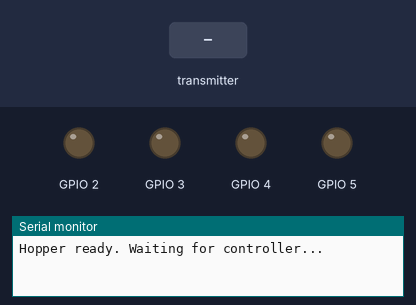
A sketch run on a simulated ESP32. Shown: output pins drawn as LEDs (lit = HIGH), the last lines printed to the serial monitor. The inputs (shaded band) are chosen by the test bench.

Above: at 1.2 s.
1.3 s: the transmitter starts sending joy_y = 0
At 2.3 s:
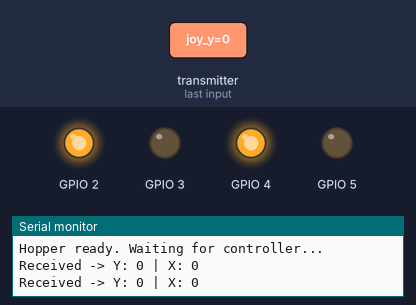
2.8 s: the transmitter starts sending joy_y = 1024
At 3.5 s:
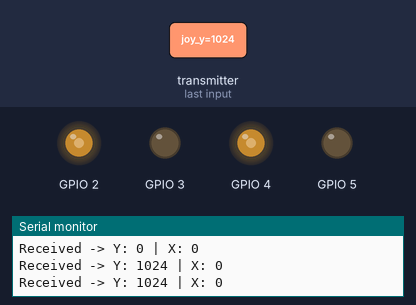
4.3 s: the transmitter starts sending joy_y = 2048
At 4.6 s:
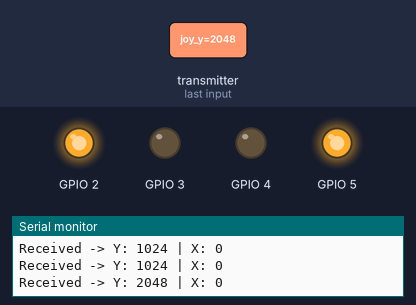
5.8 s: the transmitter starts sending joy_x = 1024
At 7.0 s:
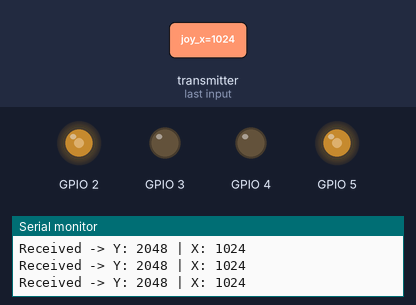
7.3 s: the transmitter starts sending joy_x = 4095
At 8.1 s:
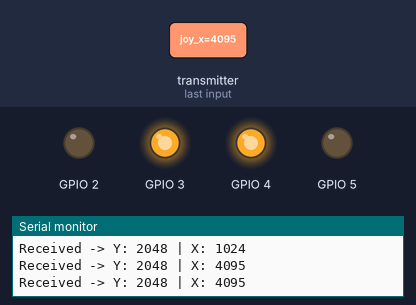
8.8 s: the transmitter starts sending joy_x = 0
At 9.3 s:
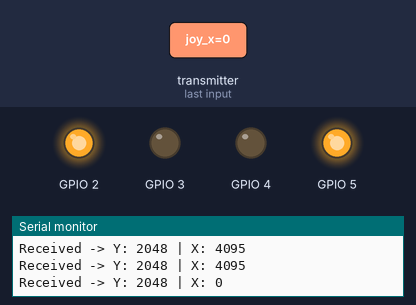
Timing chart, 0 to 11.3 s (numbered marks = the images above; inputs shaded):
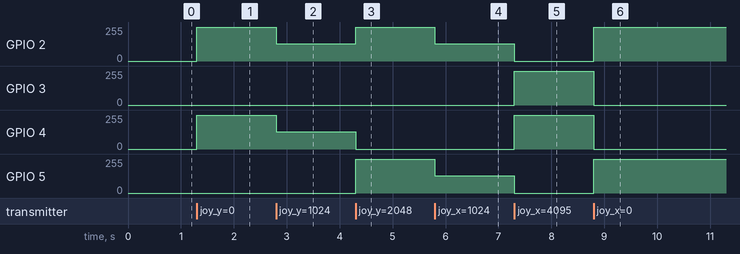

Measured:
- after the input at 1.3 s, GPIO 2, GPIO 4: 0/255 → 255/255 at once
- after the input at 2.8 s, GPIO 2, GPIO 4: 255/255 → 128/255 at once
- after the input at 4.3 s, GPIO 2: 128/255 → 255/255 at once; GPIO 4: 128/255 → 0/255 at once; GPIO 5: 0/255 → 255/255 at once
- after the input at 5.8 s, GPIO 2, GPIO 5: 255/255 → 128/255 at once
- after the input at 7.3 s, GPIO 2, GPIO 5: 128/255 → 0/255 at once; GPIO 3, GPIO 4: 0/255 → 253/255 at once
- after the input at 8.8 s, GPIO 2, GPIO 5: 0/255 → 255/255 at once; GPIO 3, GPIO 4: 253/255 → 0/255 at once

The sketch:

hopper.ino
```cpp
#include <esp_now.h>
#include <WiFi.h>

// ---- DRV8833 pins ----
// Wiring per @popo: GPIO2->AN2, GPIO3->AN1, GPIO4->BN1, GPIO5->BN2
#define AN2 2
#define AN1 3
#define BN1 4
#define BN2 5

// ---- PWM setup (ESP32 Arduino core 3.x LEDC API) ----
const int PWM_FREQ = 30000;  // 30kHz - above the range you can hear as whine
const int PWM_RES = 8;       // 8-bit duty cycle -> 0-255

const int CH_AN1 = 0;
const int CH_AN2 = 1;
const int CH_BN1 = 2;
const int CH_BN2 = 3;

// ---- Data received from the controller ----
// Just the joystick for now - nothing else.
typedef struct struct_message {
  int joy_y;
  int joy_x;
} struct_message;

struct_message myData;

// Drives one side of the DRV8833.
// speed: -255 (full reverse) .. 255 (full forward), 0 = coast
void driveMotor(int in1Pin, int in2Pin, int speed) {
  speed = constrain(speed, -255, 255);
  if (speed > 0) {
    ledcWrite(in1Pin, speed);
    ledcWrite(in2Pin, 0);
  } else if (speed < 0) {
    ledcWrite(in1Pin, 0);
    ledcWrite(in2Pin, -speed);
  } else {
    ledcWrite(in1Pin, 0);
    ledcWrite(in2Pin, 0);
  }
}

// Moves both motors together: forward (positive) or backward (negative).
// Motor B is wired/mounted reversed relative to A, so its command is
// inverted here to keep both wheels spinning the same physical direction.
void moveForwardBackward(int speed) {
  driveMotor(AN1, AN2, speed);
  driveMotor(BN1, BN2, -speed);
}

// Spins the two motors in opposite directions to rotate in place:
// right (positive) or left (negative).
void rotateLeftRight(int speed) {
  driveMotor(AN1, AN2, speed);
  driveMotor(BN1, BN2, speed);
}

// Joystick center + deadzone. The XIAO's ADC is 12-bit: 0-4095, center ~2048.
const int JOY_CENTER = 2048;
const int JOY_DEADZONE = 150;        // ignore small noise/drift around center
const int JOY_MAX_DEVIATION = 2048;  // roughly how far the stick can deviate

void OnDataRecv(const esp_now_recv_info *info, const uint8_t *incomingData, int len) {
  memcpy(&myData, incomingData, sizeof(myData));

  Serial.print("Received -> Y: "); Serial.print(myData.joy_y);
  Serial.print(" | X: "); Serial.println(myData.joy_x);

  int fwd = myData.joy_y - JOY_CENTER;
  int turn = myData.joy_x - JOY_CENTER;

  if (abs(fwd) < JOY_DEADZONE) fwd = 0;
  if (abs(turn) < JOY_DEADZONE) turn = 0;

  int fwdSpeed = map(fwd, -JOY_MAX_DEVIATION, JOY_MAX_DEVIATION, -255, 255);
  int turnSpeed = map(turn, -JOY_MAX_DEVIATION, JOY_MAX_DEVIATION, -255, 255);

  // Keep it simple: forward/backward takes priority, then rotate, else stop.
  if (fwdSpeed != 0) {
    moveForwardBackward(fwdSpeed);
  } else if (turnSpeed != 0) {
    rotateLeftRight(turnSpeed);
  } else {
    moveForwardBackward(0);
  }
}

void setup() {
  Serial.begin(115200);
  WiFi.mode(WIFI_STA);

  ledcAttachChannel(AN1, PWM_FREQ, PWM_RES, CH_AN1);
  ledcAttachChannel(AN2, PWM_FREQ, PWM_RES, CH_AN2);
  ledcAttachChannel(BN1, PWM_FREQ, PWM_RES, CH_BN1);
  ledcAttachChannel(BN2, PWM_FREQ, PWM_RES, CH_BN2);

  moveForwardBackward(0); // make sure everything starts stopped

  if (esp_now_init() != ESP_OK) {
    Serial.println("Error initializing ESP-NOW");
    return;
  }
  esp_now_register_recv_cb(OnDataRecv);
  Serial.println("Hopper ready. Waiting for controller...");
}

void loop() {
  // Everything happens in OnDataRecv when a packet arrives.
  delay(100);
}
```
